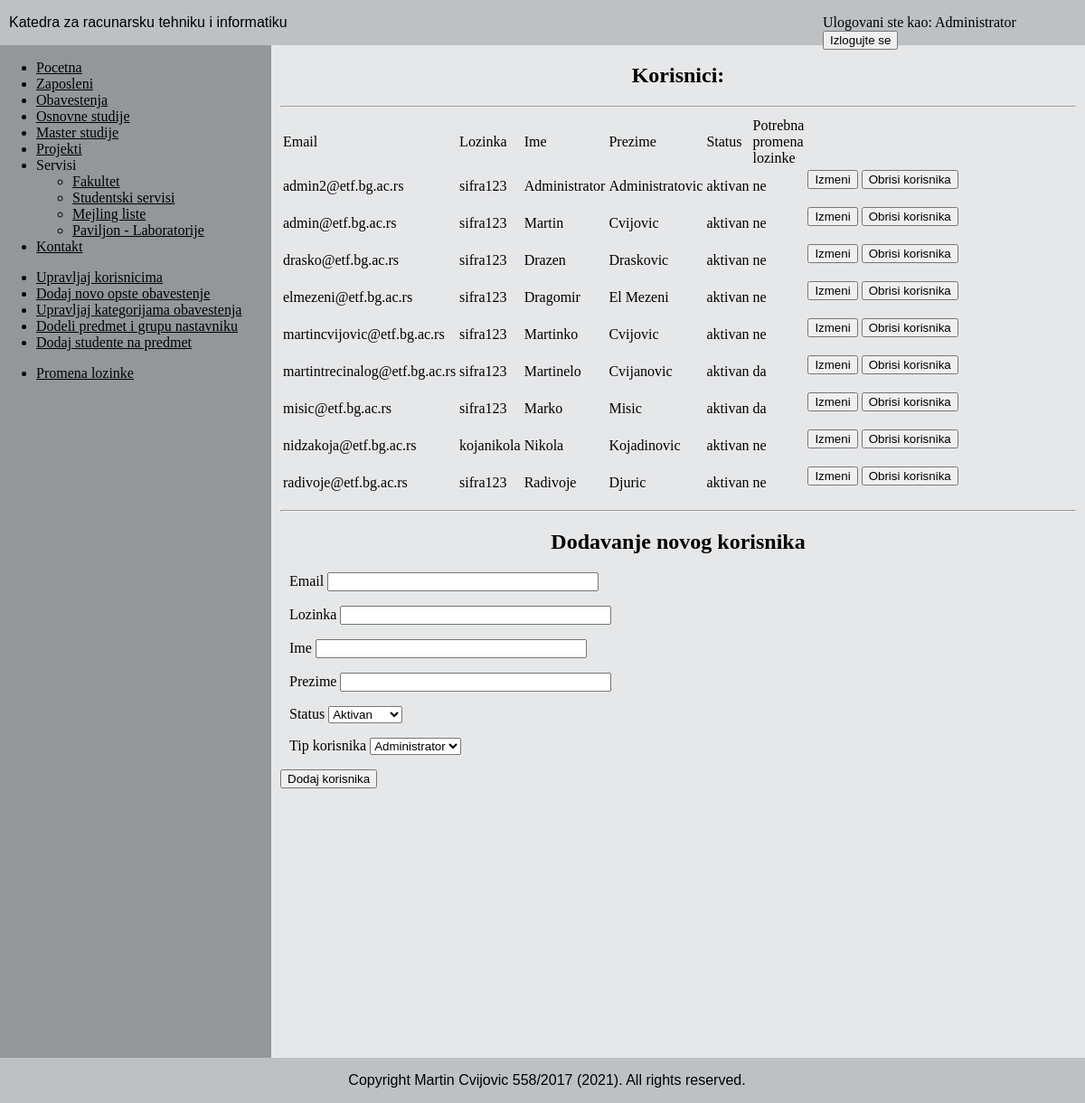
The app's page /upravljaj_korisnicima.php (signed in) with its own data.
### tables this page shows
CREATE TABLE `korisnik` (
  `email` varchar(100) NOT NULL,
  `lozinka` varchar(100) NOT NULL,
  `ime` varchar(30) NOT NULL,
  `prezime` varchar(30) NOT NULL,
  `status` bit(1) NOT NULL,
  `prvipristup` bit(1) NOT NULL
);

### upravljaj_korisnicima.php (the view, shortened to what this page needs)
<html>
    <head>
        <link rel="stylesheet" type="text/css" href="nomargin-style.css">
        <link rel="stylesheet" type="text/css" href="content-style.css">
    </head>
    <body>
        <?php
            require("header.php");
            require("sidemenu.php");
            if (!(isset($_SESSION['tip']) && strcmp($_SESSION['tip'], "administrator") == 0))
            {
                echo "Niste ovlasceni da vidite ovaj sadrzaj";
            }
            else
            {
            ?>
                <div id="content">
                    <h2 style='text-align: center'><b>Korisnici:</b></h2>
                    <hr>
                    <table style="width: 80%">
                        <tr>
                            <td>Email</td>
                            <td>Lozinka</td>
                            <td>Ime</td>
                            <td>Prezime</td>
                            <td>Status</td>
                            <td>Potrebna promena lozinke</td>
                        </tr>
                        <?php
                            $handle = dbConnect();
                            $result = mysqli_query($handle, "select * from korisnik");
                            if ($result != false && mysqli_num_rows($result) > 0)
                            {
                                while ($row = mysqli_fetch_assoc($result))
                                {
                                    $email = $row['email'];
                                    $lozinka = $row['lozinka'];
                                    $ime = $row['ime'];
                                    $prezime = $row['prezime'];
                                    $status = ($row['status'] == 1) ? "aktivan" : "neaktivan";
                                    $trebapromena = ($row['prvipristup'] == 1) ? "da" : "ne";
                                    echo "<tr>";
                                    echo "<td>".$email."</td>";
                                    echo "<td>".$lozinka."</td>";
                                    echo "<td>".$ime."</td>";
                                    echo "<td>".$prezime."</td>";
                                    echo "<td>".$status."</td>";
                                    echo "<td>".$trebapromena."</td>";
                                    echo "<td>";
                                    ?>
                                    <form method="GET" action="azuriraj_korisnika.php">
                                        <input type="submit" name="submit" value="Izmeni">
                                    </form>
                                    <?php
                                    echo "</td>";
                                    echo "<td>";
                                    ?>
                                    <form method="GET">
                                        <input type="submit" name="obrisikorisnika" value="Obrisi korisnika">
                                    </form>
                                    <?php
                                    echo "</td>";
                                    echo "</tr>";
                                }
                            }
                        ?>
                    </table>
                    <hr>
                    <h2 style='text-align: center'><b>Dodavanje novog korisnika</b></h2>
                    <form id="newuserform" method="POST" onSubmit="return validateNewUser();">
                            <p>Email <input id="emailnewuser" type="text" name="emailnewuser"></p>
                            <p>Lozinka <input id="lozinkanewuser" type="text" name="lozinkanewuser"></p>
                            <p>Ime <input id="imenewuser" type="text" name="imenewuser"></p>
                            <p>Prezime <input id="prezimenewuser" type="text" name="prezimenewuser"></p>
                            <p>Status
                                <select id="statusnewuser" name="statusnewuser">
                                    <option value="aktivan">Aktivan</option>
                                </select>
                            </p>
                            <p>Tip korisnika
                                <select id="tipkorisnikanewuser" name="tipkorisnikanewuser">
                                    <option value="administrator">Administrator</option>
                                </select>
                            </p>
                            <input type="submit" name="dodajkorisnika" value="Dodaj korisnika">
                    </form>
                </div>
            <?php
            }
            require("footer.php");
        ?>
    </body>
</html>

### nomargin-style.css (style rules this page uses)
body { margin: 0 auto; padding: 0; }
p { padding-left: 10px; }

### content-style.css (style rules this page uses)
#content { background-color: rgb(230, 231, 233); padding-left: 310px; padding-top: 50px; padding-right: 10px; }
input[type="text"], input[type="password"] { width: 300px; }
body { background-color: rgb(230, 231, 233); }

### header_style.css (style rules this page uses)
p { padding-left: 10px; }

### records on screen
korisnik: email "admin2@etf.bg.ac.rs", lozinka "sifra123", ime "Administrator", prezime "Administratovic", status "aktivan", prvipristup "ne"
korisnik: email "admin@etf.bg.ac.rs", lozinka "sifra123", ime "Martin", prezime "Cvijovic", status "aktivan", prvipristup "ne"
korisnik: email "drasko@etf.bg.ac.rs", lozinka "sifra123", ime "Drazen", prezime "Draskovic", status "aktivan", prvipristup "ne"
korisnik: email "elmezeni@etf.bg.ac.rs", lozinka "sifra123", ime "Dragomir", prezime "El Mezeni", status "aktivan", prvipristup "ne"
korisnik: email "martincvijovic@etf.bg.ac.rs", lozinka "sifra123", ime "Martinko", prezime "Cvijovic", status "aktivan", prvipristup "ne"
korisnik: email "martintrecinalog@etf.bg.ac.rs", lozinka "sifra123", ime "Martinelo", prezime "Cvijanovic", status "aktivan", prvipristup "da"
korisnik: email "misic@etf.bg.ac.rs", lozinka "sifra123", ime "Marko", prezime "Misic", status "aktivan", prvipristup "da"
korisnik: email "nidzakoja@etf.bg.ac.rs", lozinka "kojanikola", ime "Nikola", prezime "Kojadinovic", status "aktivan", prvipristup "ne"
korisnik: email "radivoje@etf.bg.ac.rs", lozinka "sifra123", ime "Radivoje", prezime "Djuric", status "aktivan", prvipristup "ne"

### other values on screen
$_SESSION['ime'] "Administrator"
